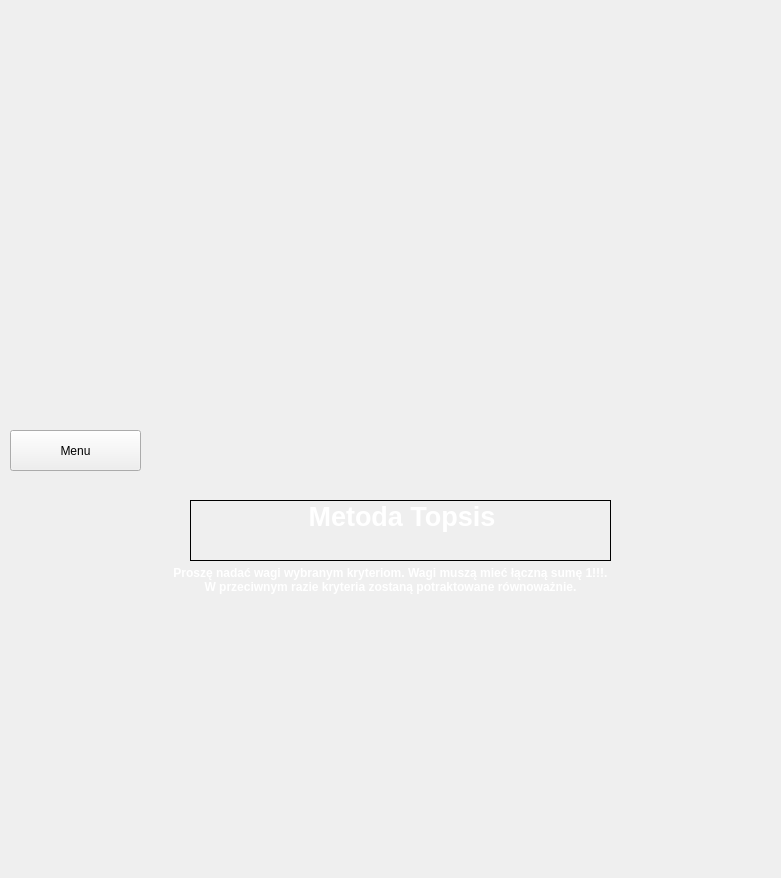
<?xml version="1.0" encoding="UTF-8"?>
<ui version="4.0">
 <class>TopsisScreen</class>
 <widget class="QWidget" name="TopsisScreen">
  <property name="geometry">
   <rect>
    <x>0</x>
    <y>0</y>
    <width>781</width>
    <height>878</height>
   </rect>
  </property>
  <property name="windowTitle">
   <string>Form</string>
  </property>
  <widget class="QLabel" name="label">
   <property name="geometry">
    <rect>
     <x>-10</x>
     <y>0</y>
     <width>801</width>
     <height>881</height>
    </rect>
   </property>
   <property name="text">
    <string/>
   </property>
   <property name="pixmap">
    <pixmap>background.jpg</pixmap>
   </property>
   <property name="scaledContents">
    <bool>true</bool>
   </property>
  </widget>
  <widget class="QLabel" name="tytul_topsis">
   <property name="geometry">
    <rect>
     <x>190</x>
     <y>500</y>
     <width>421</width>
     <height>61</height>
    </rect>
   </property>
   <property name="styleSheet">
    <string notr="true">border-color: rgb(159, 255, 124);</string>
   </property>
   <property name="frameShape">
    <enum>QFrame::Box</enum>
   </property>
   <property name="text">
    <string>&lt;html&gt;&lt;head/&gt;&lt;body&gt;&lt;p align=&quot;center&quot;&gt;&lt;span style=&quot; font-size:20pt; font-weight:600; color:#ffffff;&quot;&gt;Metoda Topsis&lt;/span&gt;&lt;/p&gt;&lt;p align=&quot;center&quot;&gt;&lt;br/&gt;&lt;/p&gt;&lt;/body&gt;&lt;/html&gt;</string>
   </property>
  </widget>
  <widget class="QLabel" name="info_topsis">
   <property name="geometry">
    <rect>
     <x>10</x>
     <y>560</y>
     <width>761</width>
     <height>41</height>
    </rect>
   </property>
   <property name="text">
    <string>&lt;html&gt;&lt;head/&gt;&lt;body&gt;&lt;p align=&quot;center&quot;&gt;&lt;span style=&quot; font-weight:600; color:#ffffff;&quot;&gt;Proszę nadać wagi wybranym kryteriom. Wagi muszą mieć łączną sumę 1!!!.&lt;br/&gt;W przeciwnym razie kryteria zostaną potraktowane równoważnie.&lt;/span&gt;&lt;/p&gt;&lt;/body&gt;&lt;/html&gt;</string>
   </property>
  </widget>
  <widget class="QPushButton" name="topsis">
   <property name="geometry">
    <rect>
     <x>10</x>
     <y>430</y>
     <width>131</width>
     <height>41</height>
    </rect>
   </property>
   <property name="text">
    <string>Menu</string>
   </property>
  </widget>
 </widget>
 <resources/>
 <connections/>
</ui>
